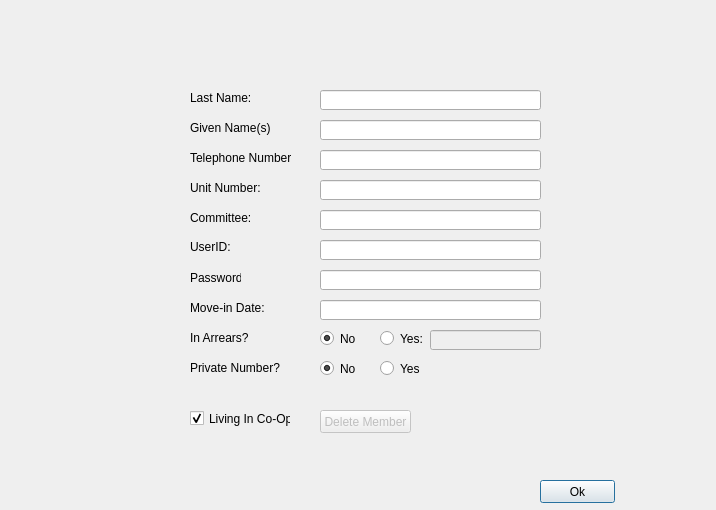
<?xml version="1.0" encoding="UTF-8"?>
<ui version="4.0">
 <class>Dialog</class>
 <widget class="QDialog" name="Dialog">
  <property name="geometry">
   <rect>
    <x>0</x>
    <y>0</y>
    <width>716</width>
    <height>510</height>
   </rect>
  </property>
  <property name="windowTitle">
   <string>Dialog</string>
  </property>
  <widget class="QPushButton" name="pushButton">
   <property name="geometry">
    <rect>
     <x>540</x>
     <y>480</y>
     <width>75</width>
     <height>23</height>
    </rect>
   </property>
   <property name="text">
    <string>Ok</string>
   </property>
  </widget>
  <widget class="QLineEdit" name="LastNameEdit">
   <property name="geometry">
    <rect>
     <x>320</x>
     <y>90</y>
     <width>221</width>
     <height>20</height>
    </rect>
   </property>
   <property name="text">
    <string/>
   </property>
  </widget>
  <widget class="QLabel" name="LastNameLabel">
   <property name="geometry">
    <rect>
     <x>190</x>
     <y>90</y>
     <width>61</width>
     <height>16</height>
    </rect>
   </property>
   <property name="text">
    <string>Last Name:</string>
   </property>
  </widget>
  <widget class="QLabel" name="GivenNameLabel">
   <property name="geometry">
    <rect>
     <x>190</x>
     <y>120</y>
     <width>81</width>
     <height>16</height>
    </rect>
   </property>
   <property name="text">
    <string>Given Name(s):</string>
   </property>
  </widget>
  <widget class="QLineEdit" name="GivenNameEdit">
   <property name="enabled">
    <bool>true</bool>
   </property>
   <property name="geometry">
    <rect>
     <x>320</x>
     <y>120</y>
     <width>221</width>
     <height>20</height>
    </rect>
   </property>
  </widget>
  <widget class="QLabel" name="NumberLabel">
   <property name="geometry">
    <rect>
     <x>190</x>
     <y>150</y>
     <width>101</width>
     <height>16</height>
    </rect>
   </property>
   <property name="text">
    <string>Telephone Number:</string>
   </property>
  </widget>
  <widget class="QLabel" name="UnitLabel">
   <property name="geometry">
    <rect>
     <x>190</x>
     <y>180</y>
     <width>91</width>
     <height>16</height>
    </rect>
   </property>
   <property name="text">
    <string>Unit Number:</string>
   </property>
  </widget>
  <widget class="QLabel" name="CommitteeLabel">
   <property name="geometry">
    <rect>
     <x>190</x>
     <y>210</y>
     <width>71</width>
     <height>16</height>
    </rect>
   </property>
   <property name="text">
    <string>Committee:</string>
   </property>
  </widget>
  <widget class="QLineEdit" name="NumberEdit">
   <property name="geometry">
    <rect>
     <x>320</x>
     <y>150</y>
     <width>221</width>
     <height>20</height>
    </rect>
   </property>
  </widget>
  <widget class="QLineEdit" name="UnitEdit">
   <property name="geometry">
    <rect>
     <x>320</x>
     <y>180</y>
     <width>221</width>
     <height>20</height>
    </rect>
   </property>
  </widget>
  <widget class="QLineEdit" name="CommitteeEdit">
   <property name="geometry">
    <rect>
     <x>320</x>
     <y>210</y>
     <width>221</width>
     <height>20</height>
    </rect>
   </property>
  </widget>
  <widget class="QLabel" name="UserIDLabel">
   <property name="geometry">
    <rect>
     <x>190</x>
     <y>240</y>
     <width>46</width>
     <height>13</height>
    </rect>
   </property>
   <property name="text">
    <string>UserID:</string>
   </property>
  </widget>
  <widget class="QLabel" name="PasswordLabel">
   <property name="geometry">
    <rect>
     <x>190</x>
     <y>270</y>
     <width>51</width>
     <height>16</height>
    </rect>
   </property>
   <property name="text">
    <string>Password:</string>
   </property>
  </widget>
  <widget class="QLineEdit" name="UserIDEdit">
   <property name="geometry">
    <rect>
     <x>320</x>
     <y>240</y>
     <width>221</width>
     <height>20</height>
    </rect>
   </property>
  </widget>
  <widget class="QLineEdit" name="PasswordEdit">
   <property name="geometry">
    <rect>
     <x>320</x>
     <y>270</y>
     <width>221</width>
     <height>20</height>
    </rect>
   </property>
  </widget>
  <widget class="QRadioButton" name="ArrearsNoButton">
   <property name="geometry">
    <rect>
     <x>320</x>
     <y>330</y>
     <width>82</width>
     <height>17</height>
    </rect>
   </property>
   <property name="text">
    <string>No</string>
   </property>
   <property name="checked">
    <bool>true</bool>
   </property>
   <attribute name="buttonGroup">
    <string>buttonGroup</string>
   </attribute>
  </widget>
  <widget class="QRadioButton" name="ArrearYesButton">
   <property name="geometry">
    <rect>
     <x>380</x>
     <y>330</y>
     <width>82</width>
     <height>17</height>
    </rect>
   </property>
   <property name="text">
    <string>Yes:</string>
   </property>
   <attribute name="buttonGroup">
    <string>buttonGroup</string>
   </attribute>
  </widget>
  <widget class="QLabel" name="InArrearsLabel">
   <property name="geometry">
    <rect>
     <x>190</x>
     <y>330</y>
     <width>61</width>
     <height>16</height>
    </rect>
   </property>
   <property name="text">
    <string>In Arrears?</string>
   </property>
  </widget>
  <widget class="QLineEdit" name="ArrearsAmountEdit">
   <property name="enabled">
    <bool>false</bool>
   </property>
   <property name="geometry">
    <rect>
     <x>430</x>
     <y>330</y>
     <width>111</width>
     <height>20</height>
    </rect>
   </property>
   <property name="frame">
    <bool>true</bool>
   </property>
   <property name="dragEnabled">
    <bool>false</bool>
   </property>
   <property name="readOnly">
    <bool>false</bool>
   </property>
  </widget>
  <widget class="QLabel" name="PrivateNoLabel">
   <property name="geometry">
    <rect>
     <x>190</x>
     <y>360</y>
     <width>91</width>
     <height>16</height>
    </rect>
   </property>
   <property name="text">
    <string>Private Number?</string>
   </property>
  </widget>
  <widget class="QRadioButton" name="PrivateNoButton">
   <property name="geometry">
    <rect>
     <x>320</x>
     <y>360</y>
     <width>82</width>
     <height>17</height>
    </rect>
   </property>
   <property name="text">
    <string>No</string>
   </property>
   <property name="checked">
    <bool>true</bool>
   </property>
   <attribute name="buttonGroup">
    <string>buttonGroup_2</string>
   </attribute>
  </widget>
  <widget class="QRadioButton" name="PrivateYesButton">
   <property name="geometry">
    <rect>
     <x>380</x>
     <y>360</y>
     <width>82</width>
     <height>17</height>
    </rect>
   </property>
   <property name="text">
    <string>Yes</string>
   </property>
   <attribute name="buttonGroup">
    <string>buttonGroup_2</string>
   </attribute>
  </widget>
  <widget class="QLineEdit" name="lineEdit">
   <property name="geometry">
    <rect>
     <x>320</x>
     <y>300</y>
     <width>221</width>
     <height>20</height>
    </rect>
   </property>
  </widget>
  <widget class="QLabel" name="label">
   <property name="geometry">
    <rect>
     <x>190</x>
     <y>300</y>
     <width>81</width>
     <height>16</height>
    </rect>
   </property>
   <property name="text">
    <string>Move-in Date:</string>
   </property>
  </widget>
  <widget class="QCheckBox" name="checkBox">
   <property name="geometry">
    <rect>
     <x>190</x>
     <y>410</y>
     <width>101</width>
     <height>17</height>
    </rect>
   </property>
   <property name="text">
    <string>Living In Co-Op?</string>
   </property>
   <property name="checked">
    <bool>true</bool>
   </property>
  </widget>
  <widget class="QPushButton" name="pushButton_2">
   <property name="enabled">
    <bool>false</bool>
   </property>
   <property name="geometry">
    <rect>
     <x>320</x>
     <y>410</y>
     <width>91</width>
     <height>23</height>
    </rect>
   </property>
   <property name="text">
    <string>Delete Member</string>
   </property>
  </widget>
 </widget>
 <resources/>
 <connections>
  <connection>
   <sender>ArrearYesButton</sender>
   <signal>toggled(bool)</signal>
   <receiver>ArrearsAmountEdit</receiver>
   <slot>setEnabled(bool)</slot>
   <hints>
    <hint type="sourcelabel">
     <x>393</x>
     <y>338</y>
    </hint>
    <hint type="destinationlabel">
     <x>489</x>
     <y>339</y>
    </hint>
   </hints>
  </connection>
  <connection>
   <sender>checkBox</sender>
   <signal>toggled(bool)</signal>
   <receiver>pushButton_2</receiver>
   <slot>setDisabled(bool)</slot>
   <hints>
    <hint type="sourcelabel">
     <x>273</x>
     <y>419</y>
    </hint>
    <hint type="destinationlabel">
     <x>352</x>
     <y>418</y>
    </hint>
   </hints>
  </connection>
 </connections>
 <buttongroups>
  <buttongroup name="buttonGroup"/>
  <buttongroup name="buttonGroup_2"/>
 </buttongroups>
</ui>
